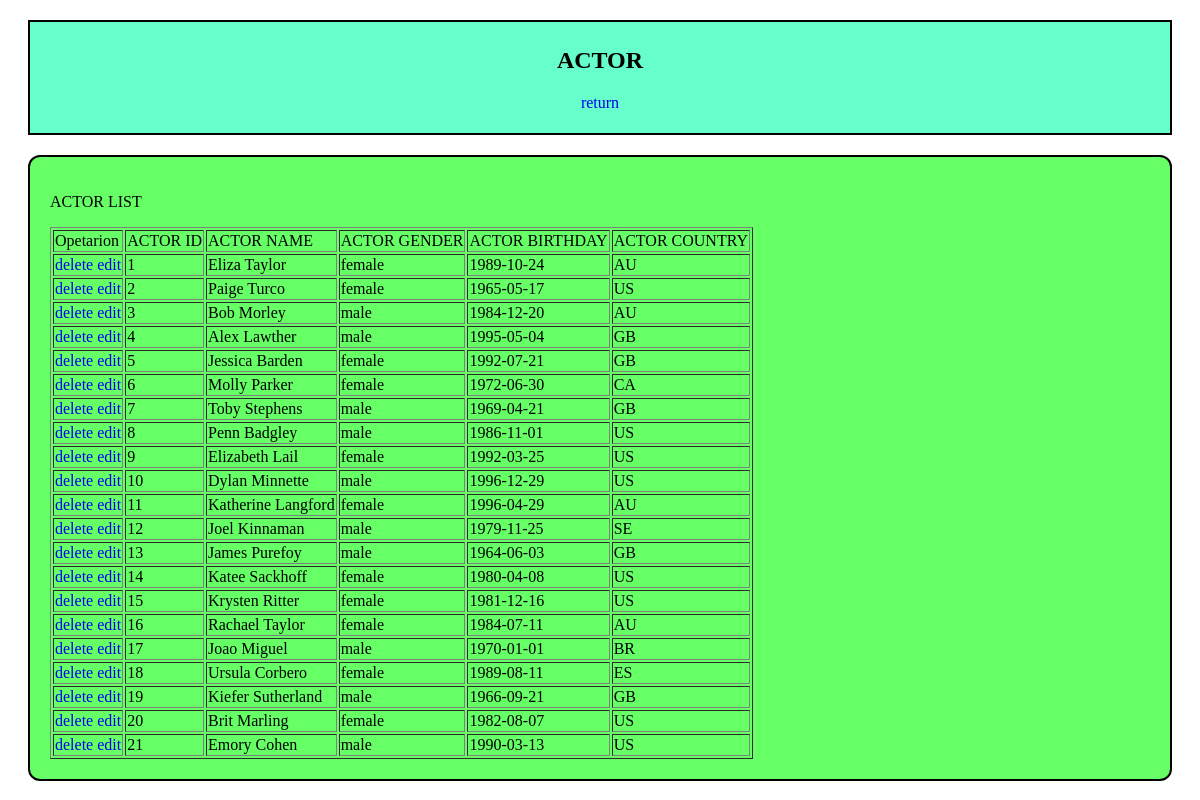
Page /admin/viewactor.php on the committed database.
### tables this page shows
CREATE TABLE `actors` (
  `Actors_ID` int(11) NOT NULL,
  `Actors_Name` varchar(50) NOT NULL,
  `Actors_Gender` varchar(6) NOT NULL,
  `Actors_Birthday` date NOT NULL,
  `Actors_Country` varchar(25) NOT NULL
);

### admin/viewactor.php (the view, shortened to what this page needs)
<html>
<head>
<link rel="stylesheet" href="styles.css">
</head>
<body>
<div class="head">
<h2>ACTOR</h2>
<p ><a href="actor.php">return</a></p>
</div>
<div class="BODY" >
<p>ACTOR LIST</p>
<table border="1">
  <tr>
	<td>Opetarion</td>
    <td>ACTOR ID</td>
	<td>ACTOR NAME</td>
	<td>ACTOR GENDER</td>
	<td>ACTOR BIRTHDAY</td>
	<td>ACTOR COUNTRY</td>
  </tr>
<?php
include "connection.php";
$records = mysqli_query($conn,"select * from actors");
while($data = mysqli_fetch_array($records))
{
?>
  <tr>
	<td><a href="deleteactor.php?id=<?php echo $data['Actors_ID']; ?>">delete </a>
		<a href="editactor.php?id=<?php echo $data['Actors_ID']; ?>">edit </a></td>
    <td><?php echo $data['Actors_ID']; ?></td>
    <td><?php echo $data['Actors_Name']; ?></td>
	<td><?php echo $data['Actors_Gender']; ?></td>
    <td><?php echo $data['Actors_Birthday']; ?></td>
	<td><?php echo $data['Actors_Country']; ?></td>
  </tr>
<?php
}
?>
</table>
</div>
</body>
</html>

### admin/styles.css (style rules this page uses)
.head a { text-decoration:none; }
.head { background-color: #66ffcc; color: black; text-align: center; border: 2px solid black; margin: 20px; padding: 5px; }
.BODY a { text-decoration:none; }
.BODY { background-color: #66ff66; color: BLACK; border: 2px solid black; margin: 20px; padding: 20px; border-radius: 12px; }

### rows in the picture
actors: Actors_ID "1", Actors_Name "Eliza Taylor", Actors_Gender "female", Actors_Birthday "1989-10-24", Actors_Country "AU"
actors: Actors_ID "2", Actors_Name "Paige Turco", Actors_Gender "female", Actors_Birthday "1965-05-17", Actors_Country "US"
actors: Actors_ID "3", Actors_Name "Bob Morley", Actors_Gender "male", Actors_Birthday "1984-12-20", Actors_Country "AU"
actors: Actors_ID "4", Actors_Name "Alex Lawther", Actors_Gender "male", Actors_Birthday "1995-05-04", Actors_Country "GB"
actors: Actors_ID "5", Actors_Name "Jessica Barden", Actors_Gender "female", Actors_Birthday "1992-07-21", Actors_Country "GB"
actors: Actors_ID "6", Actors_Name "Molly Parker", Actors_Gender "female", Actors_Birthday "1972-06-30", Actors_Country "CA"
actors: Actors_ID "7", Actors_Name "Toby Stephens", Actors_Gender "male", Actors_Birthday "1969-04-21", Actors_Country "GB"
actors: Actors_ID "8", Actors_Name "Penn Badgley", Actors_Gender "male", Actors_Birthday "1986-11-01", Actors_Country "US"
actors: Actors_ID "9", Actors_Name "Elizabeth Lail", Actors_Gender "female", Actors_Birthday "1992-03-25", Actors_Country "US"
actors: Actors_ID "10", Actors_Name "Dylan Minnette", Actors_Gender "male", Actors_Birthday "1996-12-29", Actors_Country "US"
actors: Actors_ID "11", Actors_Name "Katherine Langford", Actors_Gender "female", Actors_Birthday "1996-04-29", Actors_Country "AU"
actors: Actors_ID "12", Actors_Name "Joel Kinnaman", Actors_Gender "male", Actors_Birthday "1979-11-25", Actors_Country "SE"
actors: Actors_ID "13", Actors_Name "James Purefoy", Actors_Gender "male", Actors_Birthday "1964-06-03", Actors_Country "GB"
actors: Actors_ID "14", Actors_Name "Katee Sackhoff", Actors_Gender "female", Actors_Birthday "1980-04-08", Actors_Country "US"
actors: Actors_ID "15", Actors_Name "Krysten Ritter", Actors_Gender "female", Actors_Birthday "1981-12-16", Actors_Country "US"
actors: Actors_ID "16", Actors_Name "Rachael Taylor", Actors_Gender "female", Actors_Birthday "1984-07-11", Actors_Country "AU"
actors: Actors_ID "17", Actors_Name "Joao Miguel", Actors_Gender "male", Actors_Birthday "1970-01-01", Actors_Country "BR"
actors: Actors_ID "18", Actors_Name "Ursula Corbero", Actors_Gender "female", Actors_Birthday "1989-08-11", Actors_Country "ES"
actors: Actors_ID "19", Actors_Name "Kiefer Sutherland", Actors_Gender "male", Actors_Birthday "1966-09-21", Actors_Country "GB"
actors: Actors_ID "20", Actors_Name "Brit Marling", Actors_Gender "female", Actors_Birthday "1982-08-07", Actors_Country "US"
actors: Actors_ID "21", Actors_Name "Emory Cohen", Actors_Gender "male", Actors_Birthday "1990-03-13", Actors_Country "US"
